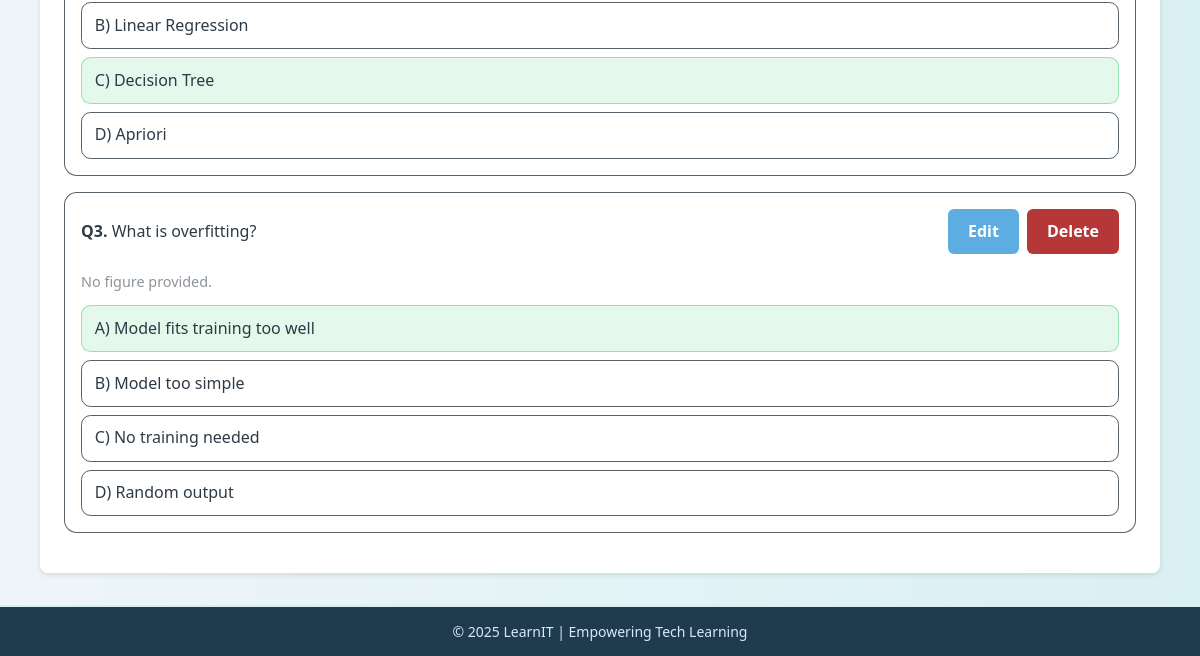
The page /quiz.php?quiz_id=1 (signed in, lower part) on the database as committed earlier.
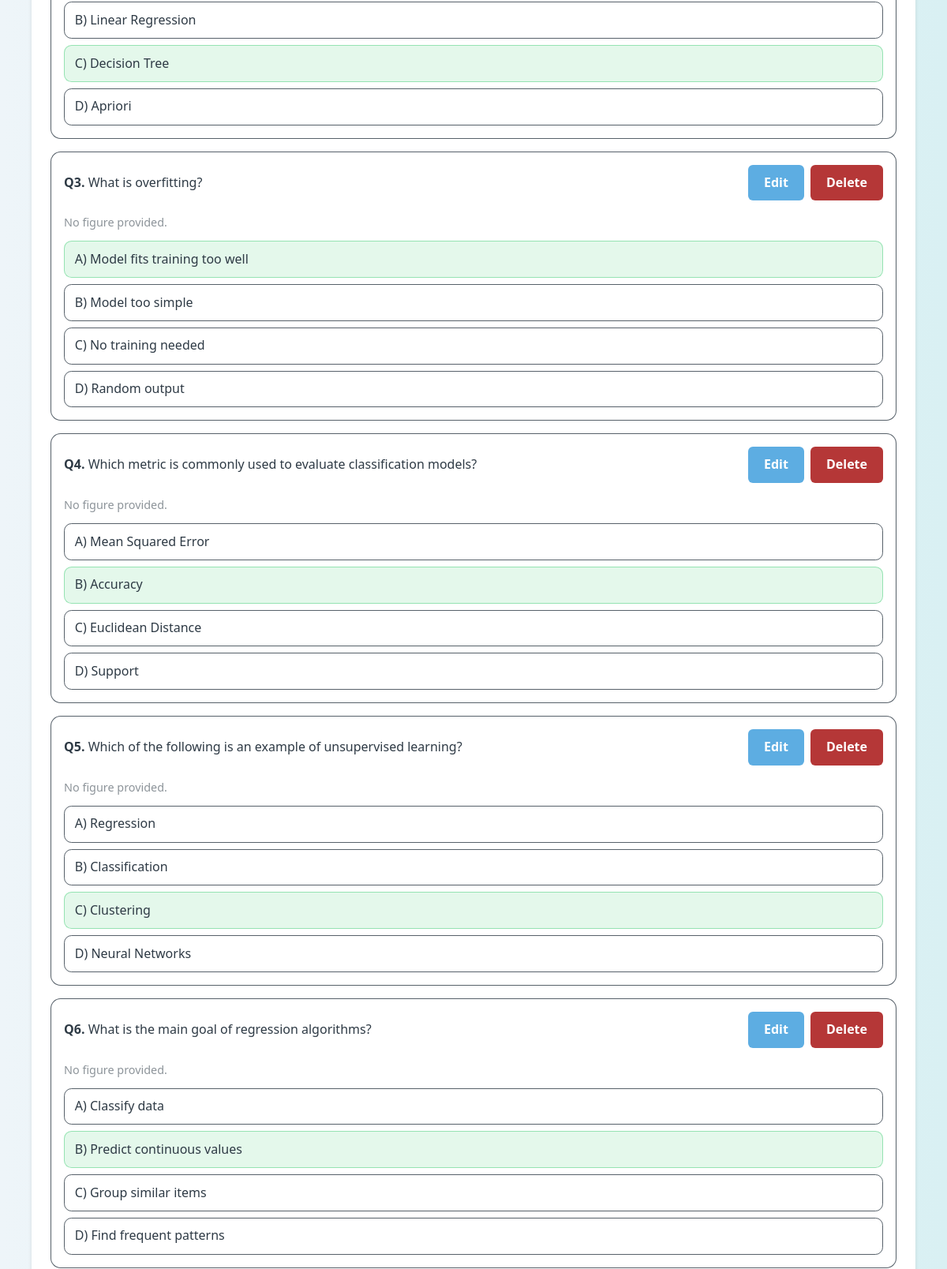
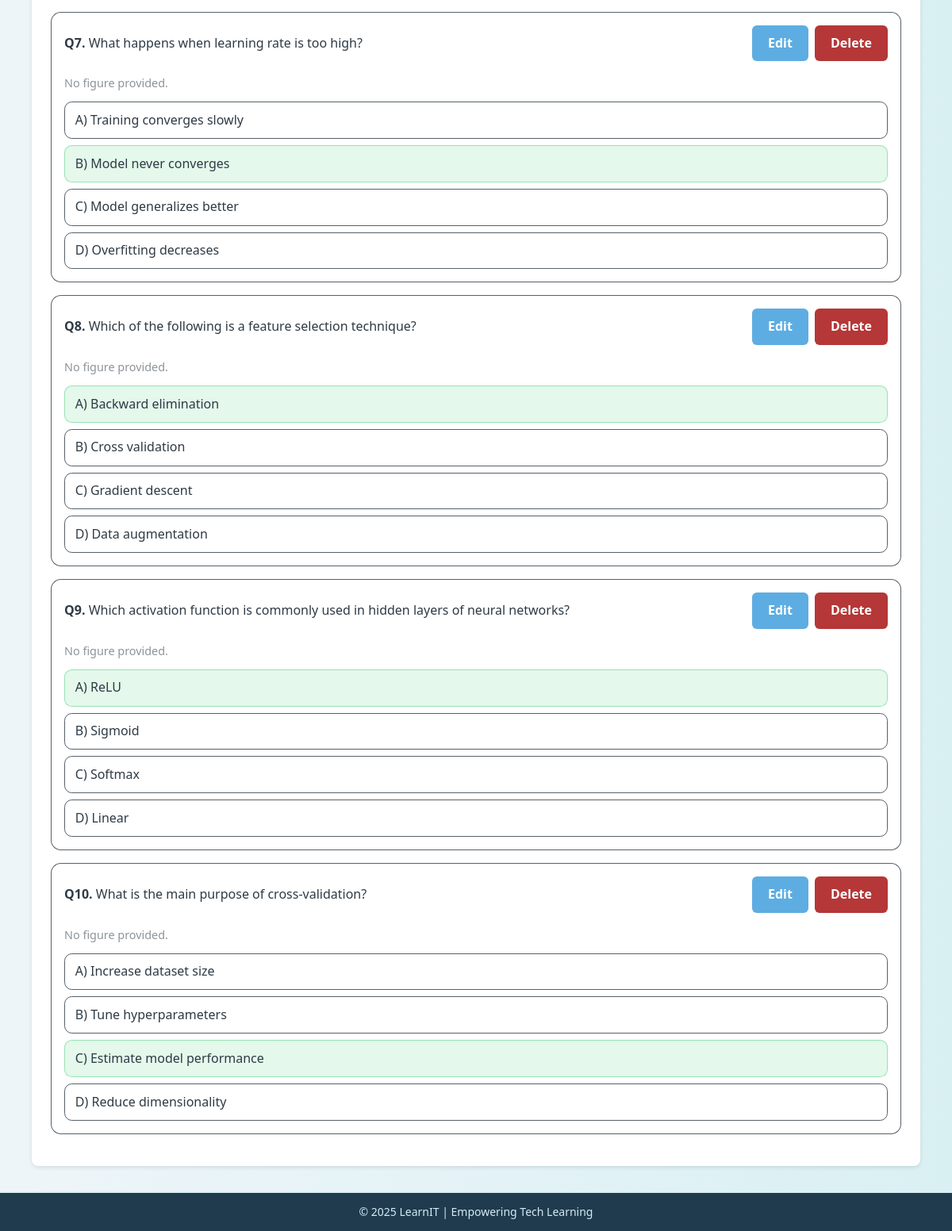
The same page on the database as committed later (2 pictures, top to bottom).
### tables this page shows
CREATE TABLE `quizquestion` (
  `id` int(11) NOT NULL,
  `quizID` int(11) NOT NULL,
  `question` text NOT NULL,
  `questionFigureFileName` varchar(200) DEFAULT NULL,
  `answerA` varchar(300) NOT NULL,
  `answerB` varchar(300) NOT NULL,
  `answerC` varchar(300) NOT NULL,
  `answerD` varchar(300) NOT NULL,
  `correctAnswer` enum('A','B','C','D') NOT NULL
);

### quiz.php (the view, shortened to what this page needs)
<?php
require_once 'connect.php';
$quizID = 0;
if (isset($_GET['quizID'])) {
    $quizID = (int)$_GET['quizID'];
} elseif (isset($_GET['quiz_id'])) {
    $quizID = (int)$_GET['quiz_id'];
}
$qres = mysqli_query($conn, "
  SELECT id, question, questionFigureFileName, answerA, answerB, answerC, answerD, correctAnswer
  FROM quizquestion
  WHERE quizID = $quizID
  ORDER BY id
");
?>
<!DOCTYPE html>
<html lang="en">
<head>
  <link rel="stylesheet" href="style.css"/>
</head>
<body>
  <main class="quiz-scope">
    <div class="card-container">
      <section class="q-panel">
        <?php if ($qres && mysqli_num_rows($qres)): ?>
          <?php $n=1; while($row = mysqli_fetch_assoc($qres)): ?>
            <article class="q-card">
              <div class="q-head">
                <div><strong>Q<?php echo $n++; ?>.</strong> <?php echo htmlspecialchars($row['question']); ?></div>
                <div class="q-actions">
                  <a class="btn" href="edit-question.php?id=<?php echo (int)$row['id']; ?>">Edit</a>
                  <a class="btn delete"
   href="delete-question.php?quizID=<?php echo $quizID; ?>&id=<?php echo $row['id']; ?>"
   onclick="return confirm('Delete this question?');">Delete</a>
                </div>
              </div>
              <?php if (!empty($row['questionFigureFileName'])): ?>
                <img src="uploads/<?php echo htmlspecialchars($row['questionFigureFileName']); ?>"
                     alt="" style="max-width:240px; max-height:160px; display:block; margin-bottom:0.5rem;">
              <?php else: ?>
                <p class="q-help">No figure provided.</p>
              <?php endif; ?>
              <div class="q-answers">
                <div class="q-answer <?php echo ($row['correctAnswer']==='A'?'is-correct':''); ?>">A) <?php echo htmlspecialchars($row['answerA']); ?></div>
                <div class="q-answer <?php echo ($row['correctAnswer']==='B'?'is-correct':''); ?>">B) <?php echo htmlspecialchars($row['answerB']); ?></div>
                <div class="q-answer <?php echo ($row['correctAnswer']==='C'?'is-correct':''); ?>">C) <?php echo htmlspecialchars($row['answerC']); ?></div>
                <div class="q-answer <?php echo ($row['correctAnswer']==='D'?'is-correct':''); ?>">D) <?php echo htmlspecialchars($row['answerD']); ?></div>
              </div>
            </article>
          <?php endwhile; ?>
        <?php else: ?>
          <p>No questions yet for this quiz.</p>
        <?php endif; ?>
      </section>
    </div>
  </main>
  <footer>
    <p>&copy; 2025 LearnIT | Empowering Tech Learning</p>
  </footer>
</body>
</html>

Rows that differ between the two databases and show on the page:
added quizquestion: question "Which metric is commonly used to evaluate classification models?", shows "No figure provided.", answerA "Mean Squared Error", answerB "Accuracy", answerC "Euclidean Distance", answerD "Support", correctAnswer "B" (drawn)
added quizquestion: question "Which of the following is an example of unsupervised learning?", shows "No figure provided.", answerA "Regression", answerB "Classification", answerC "Clustering", answerD "Neural Networks", correctAnswer "C" (drawn)
added quizquestion: question "What is the main goal of regression algorithms?", shows "No figure provided.", answerA "Classify data", answerB "Predict continuous values", answerC "Group similar items", answerD "Find frequent patterns", correctAnswer "B" (drawn)
added quizquestion: question "What happens when learning rate is too high?", shows "No figure provided.", answerA "Training converges slowly", answerB "Model never converges", answerC "Model generalizes better", answerD "Overfitting decreases", correctAnswer "B" (drawn)
added quizquestion: question "Which of the following is a feature selection technique?", shows "No figure provided.", answerA "Backward elimination", answerB "Cross validation", answerC "Gradient descent", answerD "Data augmentation", correctAnswer "A" (drawn)
added quizquestion: question "Which activation function is commonly used in hidden layers of neural networks?", shows "No figure provided.", answerA "ReLU", answerB "Sigmoid", answerC "Softmax", answerD "Linear", correctAnswer "A" (drawn)
added quizquestion: question "What is the main purpose of cross-validation?", shows "No figure provided.", answerA "Increase dataset size", answerB "Tune hyperparameters", answerC "Estimate model performance", answerD "Reduce dimensionality", correctAnswer "C" (drawn)
